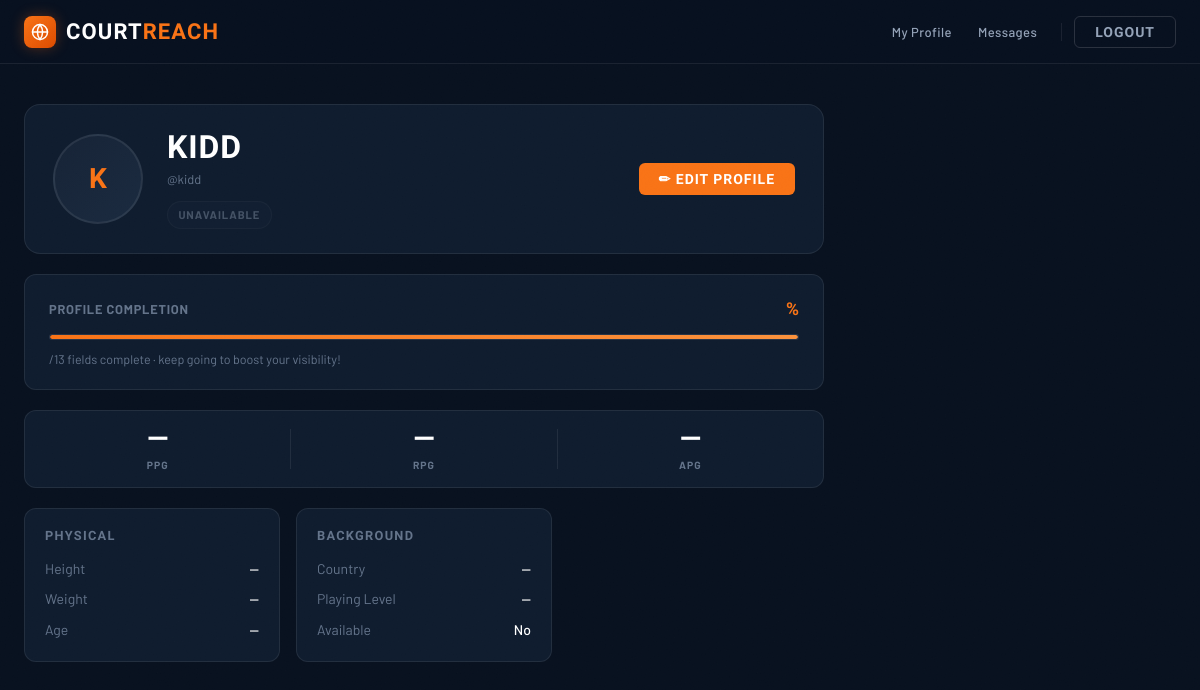
Screenshot of /profiles/me/edit/ (signed in) with the database file from the repository.
### accounts/models.py (models this page shows, shortened)
class CustomUser(AbstractUser):
    PLAYER = 'PLAYER'
    SCOUT = 'SCOUT'
    ROLE_CHOICES = [
        (PLAYER, 'Player'),
        (SCOUT, 'Scout'),
    ]
    role = models.CharField(max_length=10, choices=ROLE_CHOICES)
    is_verified = models.BooleanField(default=False)
    profile_picture = models.ImageField(upload_to='scout_profiles/', null=True, blank=True)

### profiles/views.py (the view)
# urls.py: path('me/edit/', views.edit_profile, name='edit_profile'),
@login_required
@user_passes_test(lambda u: u.role == 'PLAYER')
def edit_profile(request):
    profile, created = PlayerProfile.objects.get_or_create(user=request.user)
    if request.method == 'POST':
        form = PlayerProfileForm(request.POST, request.FILES, instance=profile)
        if form.is_valid():
            form.save()
            return redirect('my_profile')
    else:
        form = PlayerProfileForm(instance=profile)
    return render(request, 'profiles/edit.html', {'form': form})

### messaging/context_processors.py (called while the page is built)
def unread_count(request):
    if request.user.is_authenticated:
        return {'unread_count': Message.objects.filter(receiver=request.user, is_read=False).count()}
    return {'unread_count': 0}

### profiles/templates/profiles/edit.html (shortened to what this page needs)
{% extends "core/base.html" %}
{% block content %}
<div class="cr-myprofile">
    <div class="cr-profile-hero">
        <div class="cr-avatar cr-avatar--xl">
            {% if profile.profile_picture %}
                <img src="{{ profile.profile_picture.url }}" alt="Profile">
            {% else %}
                <span>{{ request.user.first_name|first|upper|default:request.user.username|first|upper }}</span>
            {% endif %}
        </div>
        <div class="cr-profile-hero__info">
            <h1 class="cr-profile-hero__name">{{ request.user.get_full_name|default:request.user.username }}</h1>
            <p class="cr-profile-hero__sub">@{{ request.user.username }}</p>
            <div class="cr-tags">
                {% if profile.availability %}<span class="cr-tag cr-tag--green">Available</span>{% else %}<span class="cr-tag cr-tag--muted">Unavailable</span>{% endif %}
            </div>
        </div>
        <a href="{% url 'edit_profile' %}" class="cr-btn cr-btn--brand cr-edit-btn">✏ Edit Profile</a>
    </div>
    <div class="cr-completion-card">
        <div class="cr-completion-card__top">
            <span class="cr-completion-card__label">Profile Completion</span>
            <span class="cr-completion-card__pct">{{ profile.get_completion_percentage }}%</span>
        </div>
        <div class="cr-progress-track">
            <div class="cr-progress-fill" style="width: {{ profile.get_completion_percentage }}%"></div>
        </div>
        <p class="cr-completion-card__sub">{{ profile.visibility_score }}/13 fields complete · keep going to boost your visibility!</p>
    </div>
    <div class="cr-stats-band">
        <div class="cr-sband-stat"><span class="cr-sband-stat__n">{{ profile.ppg|default:"—" }}</span><span class="cr-sband-stat__l">PPG</span></div>
        <div class="cr-sband-stat"><span class="cr-sband-stat__n">{{ profile.rpg|default:"—" }}</span><span class="cr-sband-stat__l">RPG</span></div>
        <div class="cr-sband-stat"><span class="cr-sband-stat__n">{{ profile.apg|default:"—" }}</span><span class="cr-sband-stat__l">APG</span></div>
    </div>
    <div class="cr-detail-grid">
        <div class="cr-detail-card">
            <h2 class="cr-detail-title">Physical</h2>
            <ul class="cr-dl">
                <li><span class="cr-dl__k">Height</span><span class="cr-dl__v">{{ profile.height|default:"—" }}</span></li>
                <li><span class="cr-dl__k">Weight</span><span class="cr-dl__v">{{ profile.weight|default:"—" }}</span></li>
                <li><span class="cr-dl__k">Age</span><span class="cr-dl__v">{{ profile.age|default:"—" }}</span></li>
            </ul>
        </div>
        <div class="cr-detail-card">
            <h2 class="cr-detail-title">Background</h2>
            <ul class="cr-dl">
                <li><span class="cr-dl__k">Country</span><span class="cr-dl__v">{{ profile.country|default:"—" }}</span></li>
                <li><span class="cr-dl__k">Playing Level</span><span class="cr-dl__v">{{ profile.playing_level|default:"—" }}</span></li>
                <li><span class="cr-dl__k">Available</span><span class="cr-dl__v">{% if profile.availability %}Yes{% else %}No{% endif %}</span></li>
            </ul>
        </div>
    </div>
</div>
{% endblock %}

### core/templates/core/base.html (style rules this page uses)
:root { --c-bg: #08111f; --c-surface: #0f1c2e; --c-surface-2: #162336; --c-surface-3: #1a2a3f; --c-border: rgba(255, 255, 255, 0.08); --c-border-focus:rgba(249, 115, 22, 0.6); --c-accent: #f97316; --c-accent-dim: #7c2d12; --c-accent-glow: rgba(249, 115, 22, 0.3); --c-text: #e2e8f0; --c-muted: #64748b; --c-muted-light: #94a3b8; --c-placeholder: #4a5568; --nav-h: 64px; }
*, *::before, *::after { box-sizing: border-box; }
html, body { height: 100%; margin: 0; }
body { font-family: 'Barlow', sans-serif; font-size: 15px; background-color: var(--c-bg); color: var(--c-text); line-height: 1.6; -webkit-font-smoothing: antialiased; }
body::after { content: ''; position: fixed; inset: 0; pointer-events: none; z-index: 9999; opacity: 0.5; }
h1, h2, h3, h4, h5, h6 { font-family: 'Barlow Condensed', sans-serif; color: #fff; line-height: 1.15; letter-spacing: 0.02em; margin-top: 0; }
p { color: var(--c-text); margin-top: 0; }
a { color: var(--c-accent); }
h1 { font-size: clamp(1.75rem, 4vw, 3rem); color: #fff; }
h2 { font-size: clamp(1.35rem, 2.5vw, 2rem); color: #fff; }

### rows the page displays
CustomUser: user.first_name|first "K", user.get_full_name "KIDD", user.username "kidd"

### other values shown
{{ profile.ppg|default:"—" }} "—"
{{ profile.rpg|default:"—" }} "—"
{{ profile.apg|default:"—" }} "—"
{{ profile.height|default:"—" }} "—"
{{ profile.weight|default:"—" }} "—"
{{ profile.age|default:"—" }} "—"
{{ profile.country|default:"—" }} "—"
{{ profile.playing_level|default:"—" }} "—"
